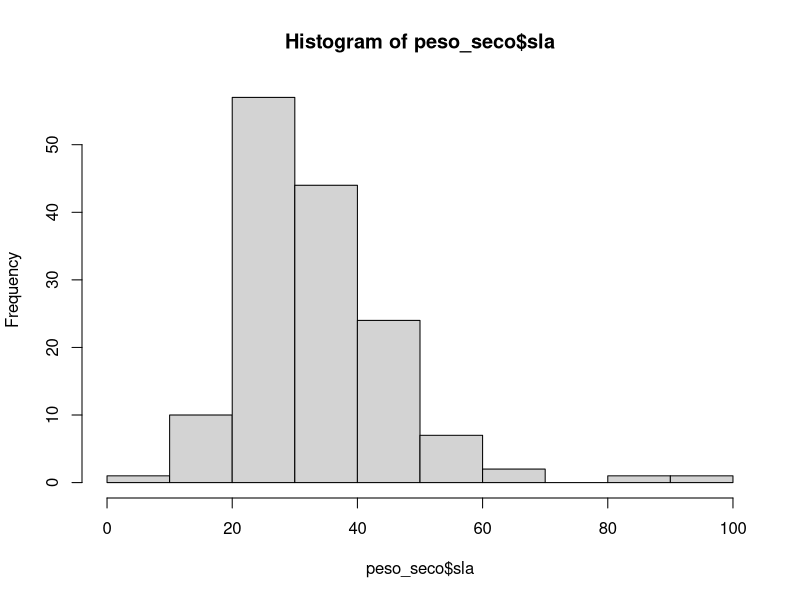
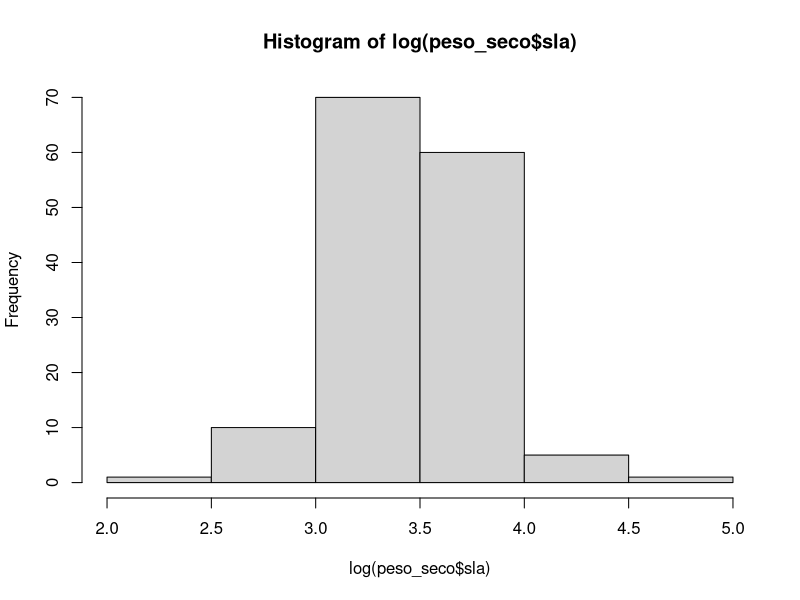

R code for these plots, in order: (Note: this script raises an error after producing the figures.)
# Cargar bases

getwd()
library(readxl)
if(!require(tidyverse)){install.packages("tidyverse")}; library(tidyverse)
### es una funcion util para instalar y cargar paketes que se pueden necesitar o no. 
peso_seco <- read.csv("./db/peso_seco.csv")
tricomas <- read.csv("./db/tricomas.csv")




#################################################################################
###############  PROBANDO GRAFICAS EN R  ########################################
#################################################################################
head(peso_seco)
summary(peso_seco)
hist(peso_seco$sla) ### así queda con distribución sesgada
hist(log(peso_seco$sla)) ### así queda con distribucion normal

head(tricomas) 
summary(tricomas)

peso_seco %>% count(ID)
tricomas %>% count(ID)

tricomas %>% 
  group_by(ID, ciudad, ambiente) %>% 
  summarise(mean_trico = mean(leafMean, na.rm = T))

write.table(
  prom_trico, "./db/prom_tricomas.csv", 
  sep = ",", 
  col.names = T, row.names = F)

prom_tri <- read.csv("./db/prom_tricomas.csv")

plot(log(peso_seco$sla), prom_tri$tricomas)

### https://www.youtube.com/watch?v=BffAQZzbBms&t=3873s

########## Linear Regresion ##########

prueba1 <- glm(log(peso_seco$sla)~prom_tri$tricomas)
summary(prueba1)

prueba2 <- lm(log(peso_seco$sla)~prom_tri$tricomas)
summary(prueba2)
# 1% de la variabilidad de los tricomas se explia por el peso seco.

anova(prueba2)
